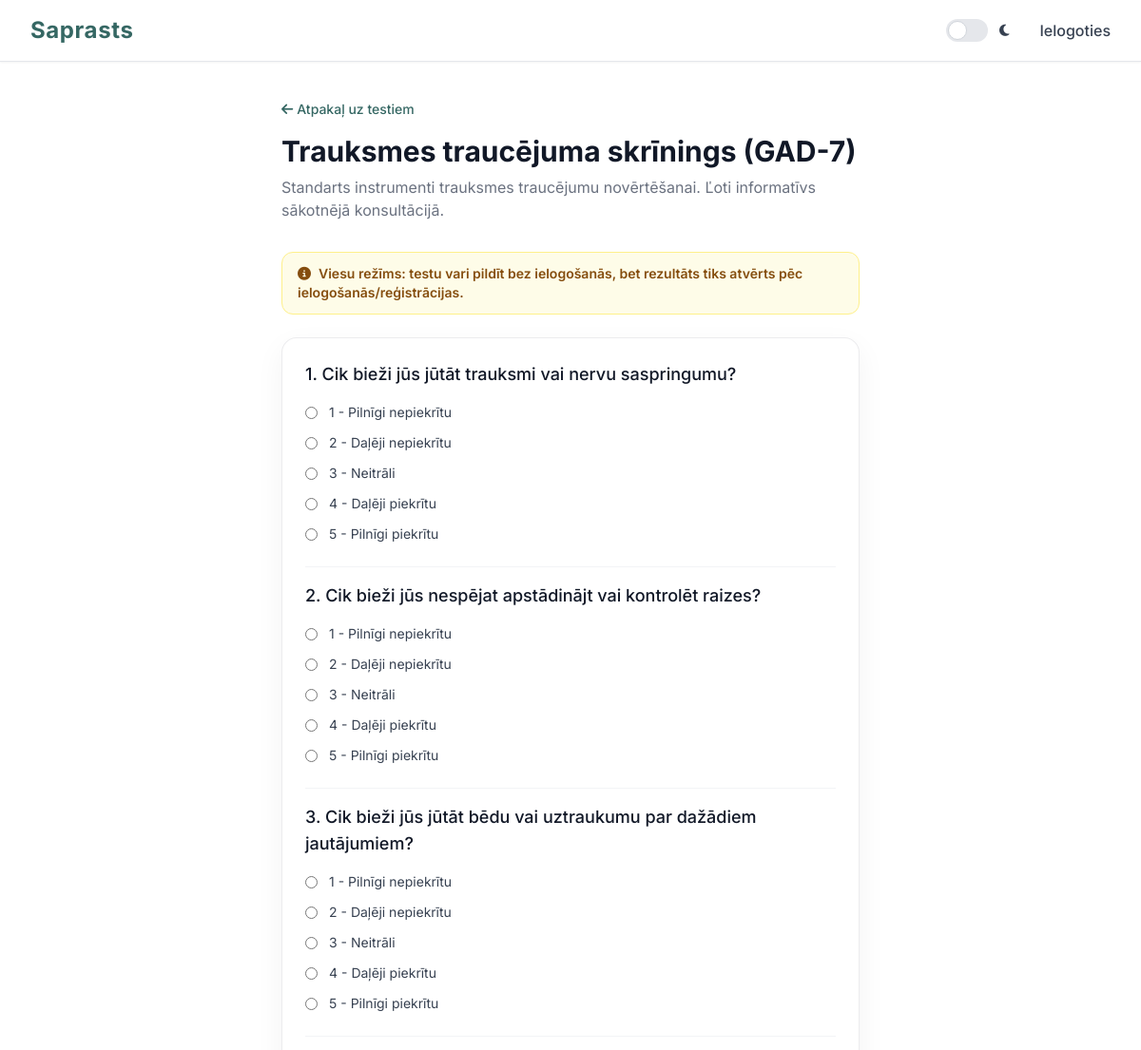
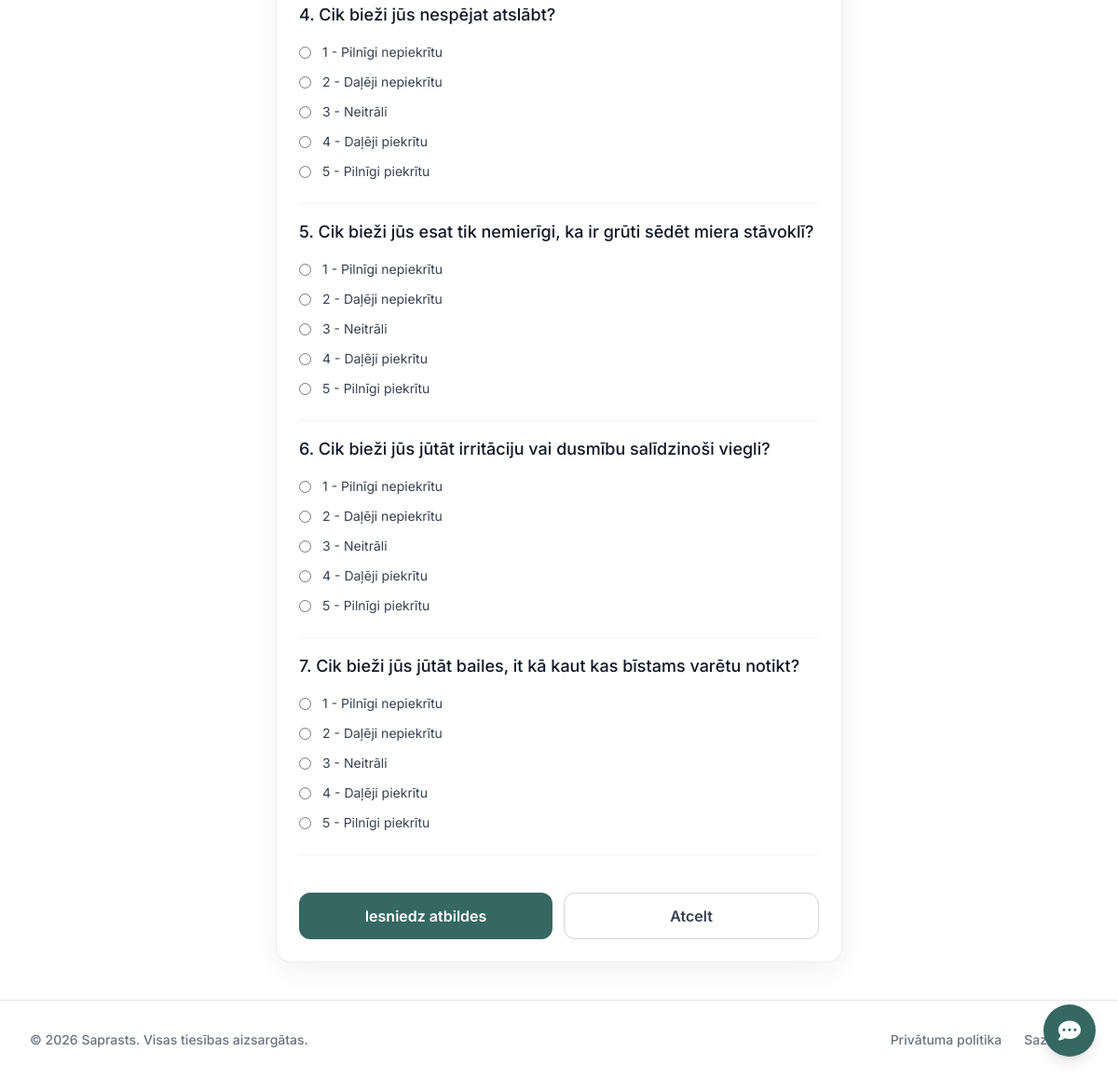
Page /test_view.php?test_id=2 on the committed database (2 pictures, top to bottom).
### tables this page shows
CREATE TABLE tests (
  id INT UNSIGNED NOT NULL AUTO_INCREMENT,
  title VARCHAR(255) NOT NULL,
  description TEXT NULL,
  status ENUM('draft','pending_review','published','archived') NOT NULL DEFAULT 'draft',
  created_by_account_id INT UNSIGNED NULL,
  created_at TIMESTAMP NOT NULL DEFAULT CURRENT_TIMESTAMP,
  updated_at TIMESTAMP NULL DEFAULT NULL ON UPDATE CURRENT_TIMESTAMP,
  PRIMARY KEY (id),
  KEY idx_tests_status (status),
  CONSTRAINT fk_tests_creator
    FOREIGN KEY (created_by_account_id) REFERENCES accounts(id)
    ON DELETE SET NULL ON UPDATE CASCADE
);

CREATE TABLE test_questions (
  id INT UNSIGNED NOT NULL AUTO_INCREMENT,
  test_id INT UNSIGNED NOT NULL,
  question_text TEXT NOT NULL,
  sort_order INT UNSIGNED NOT NULL DEFAULT 0,
  PRIMARY KEY (id),
  KEY idx_test_questions_test (test_id),
  CONSTRAINT fk_test_questions_test
    FOREIGN KEY (test_id) REFERENCES tests(id)
    ON DELETE CASCADE ON UPDATE CASCADE
);

### test_view.php (the view, shortened to what this page needs)
<?php
require 'db.php';
$test_id = (int)$_GET['test_id'];
$is_user_logged_in = isset($_SESSION['account_id'], $_SESSION['role']) && $_SESSION['role'] === 'user';
$stmt = $conn->prepare("SELECT id, title, description FROM tests WHERE id = ? AND status = 'published'");
$stmt->bind_param("i", $test_id);
$stmt->execute();
$result = $stmt->get_result();
$test = $result->fetch_assoc();
$stmt = $conn->prepare("SELECT id, question_text, sort_order FROM test_questions WHERE test_id = ? ORDER BY sort_order");
$stmt->bind_param("i", $test_id);
$stmt->execute();
$result = $stmt->get_result();
$questions = [];
while($row = $result->fetch_assoc()) {
    $questions[] = $row;
}
require 'header.php';
?>
<div class="page-shell-narrow page-surface">
    <div class="page-heading">
        <a href="<?php echo $is_user_logged_in ? 'tests.php' : 'index.php#self-tests'; ?>" class="text-primary hover:text-primaryHover text-sm font-medium flex items-center gap-1 mb-4">
            <i class="fas fa-arrow-left"></i> Atpakaļ uz testiem
        </a>
        <h1 class="text-3xl font-bold text-gray-900 dark:text-white"><?php echo htmlspecialchars($test['title']); ?></h1>
        <p class="text-gray-500 dark:text-gray-400 mt-2"><?php echo htmlspecialchars($test['description']); ?></p>
    </div>
    <?php if (!$is_user_logged_in): ?>
    <div class="alert-warning mb-6">
        <p class="text-sm font-semibold text-yellow-800 dark:text-yellow-300">
            <i class="fas fa-info-circle mr-2"></i>Viesu režīms: testu vari pildīt bez ielogošanās, bet rezultāts tiks atvērts pēc ielogošanās/reģistrācijas.
        </p>
    </div>
    <?php endif; ?>
    <form method="POST" class="form-card stack-md">
        <?php foreach($questions as $index => $q): ?>
            <div class="border-b border-gray-100 dark:border-zinc-700 pb-6 last:border-b-0">
                <label class="block text-lg font-medium text-gray-900 dark:text-white mb-4">
                    <?php echo ($index + 1) . '. ' . htmlspecialchars($q['question_text']); ?>
                </label>
                <div class="space-y-3">
                    <?php for($i = 1; $i <= 5; $i++): ?>
                        <label class="flex items-center">
                            <input type="radio" name="answer_<?php echo $q['id']; ?>" value="<?php echo $i; ?>" required class="text-primary focus:ring-primary">
                            <span class="ml-3 text-sm text-gray-700 dark:text-gray-300"><?php echo $i . ' - ' . ($i == 1 ? 'Pilnīgi nepiekrītu' : ($i == 2 ? 'Daļēji nepiekrītu' : ($i == 3 ? 'Neitrāli' : ($i == 4 ? 'Daļēji piekrītu' : 'Pilnīgi piekrītu')))); ?></span>
                        </label>
                    <?php endfor; ?>
                </div>
            </div>
        <?php endforeach; ?>
        <div class="pt-6 flex gap-3">
            <button type="submit" name="submit_test" class="button-primary flex-1">
                Iesniedz atbildes
            </button>
            <a href="<?php echo $is_user_logged_in ? 'tests.php' : 'index.php#self-tests'; ?>" class="button-secondary flex-1">
                Atcelt
            </a>
        </div>
    </form>
</div>
<?php require 'footer.php'; ?>

### style.css (style rules this page uses)
:root { --color-primary: #356763; --color-primary-hover: #285b57; --color-secondary: #49655a; --color-surface: #ffffff; --color-background: #ffffff; }
body { display: flex; flex-direction: column; min-height: 100vh; font-family: Inter, system-ui, -apple-system, "Segoe UI", Roboto, Arial, sans-serif; background: var(--color-background); }
.page-surface { background: var(--color-background); }
.page-shell, .page-shell-wide, .page-shell-narrow { width: 100%; margin-left: auto; margin-right: auto; padding: 2.5rem 1rem; flex-grow: 1; }
.page-shell-narrow { max-width: 42rem; }
@media (min-width: 640px) { .page-shell, .page-shell-wide, .page-shell-narrow { padding-left: 1.5rem; padding-right: 1.5rem; } }
@media (min-width: 1024px) { .page-shell, .page-shell-wide, .page-shell-narrow { padding-left: 2rem; padding-right: 2rem; } }
.page-heading { margin-bottom: 2rem; }
.panel-card, .form-card, .list-card, .auth-card, .result-card, .empty-card { background: #fff; border: 1px solid rgba(15, 23, 42, 0.08); border-radius: 1rem; box-shadow: 0 10px 30px rgba(2, 8, 23, 0.05); }
.panel-card, .form-card, .auth-card, .result-card { padding: 1.5rem; }
.alert-success, .alert-error, .alert-info, .alert-warning { margin-bottom: 1.5rem; border-radius: 0.75rem; border: 1px solid; padding: 0.75rem 1rem; }
.alert-warning { background: rgb(254 252 232); border-color: rgb(254 240 138); color: rgb(133 77 14); }
.stack-md > * + * { margin-top: 1rem; }
.button-primary, .button-secondary, .button-danger-icon, .button-link-icon { display: inline-flex; align-items: center; justify-content: center; gap: 0.5rem; border-radius: 0.75rem; font-weight: 600; transition: all 180ms ease; }
.button-primary { background: var(--color-primary); color: #fff; padding: 0.75rem 1rem; }
.button-secondary { border: 1px solid rgb(209 213 219); color: rgb(55 65 81); background: #fff; padding: 0.75rem 1rem; }

### rows in the picture
tests: title "Trauksmes traucējuma skrīnings (GAD-7)", description "Standarts instrumenti trauksmes traucējumu novērtēšanai. Ľoti informatīvs sākotnējā konsultācijā."
test_questions: question_text "Cik bieži jūs jūtāt trauksmi vai nervu saspringumu?"
test_questions: question_text "Cik bieži jūs nespējat apstādinājt vai kontrolēt raizes?"
test_questions: question_text "Cik bieži jūs jūtāt bēdu vai uztraukumu par dažādiem jautājumiem?"
test_questions: question_text "Cik bieži jūs nespējat atslābt?"
test_questions: question_text "Cik bieži jūs esat tik nemierīgi, ka ir grūti sēdēt miera stāvoklī?"
test_questions: question_text "Cik bieži jūs jūtāt irritāciju vai dusmību salīdzinoši viegli?"
test_questions: question_text "Cik bieži jūs jūtāt bailes, it kā kaut kas bīstams varētu notikt?"
